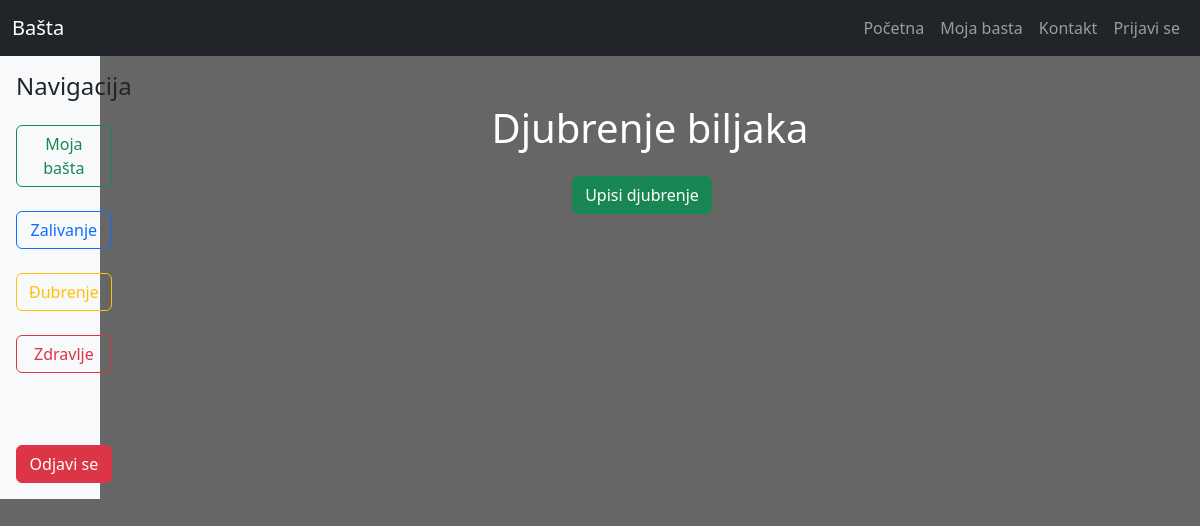
The app's page /Basta/pages/djubrenje.php (signed in), older data.
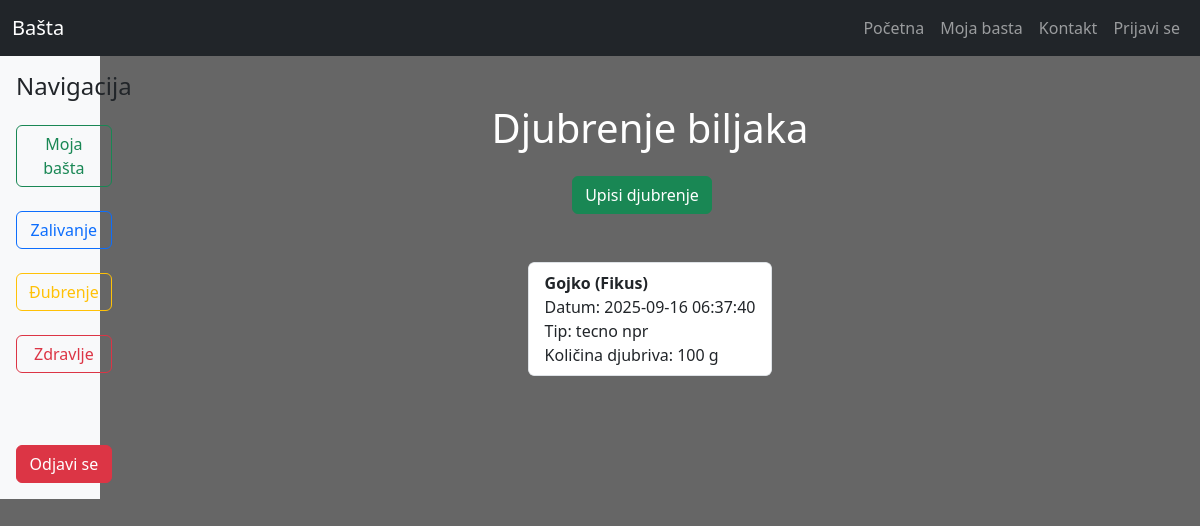
The same page, newer data.
### tables this page shows
CREATE TABLE IF NOT EXISTS `djubrenje` (
  `djubrenje_id` int NOT NULL AUTO_INCREMENT,
  `basta_id` int NOT NULL,
  `datum` datetime NOT NULL,
  `tip` varchar(30) NOT NULL,
  `kolicina` int NOT NULL,
  PRIMARY KEY (`djubrenje_id`),
  KEY `basta_id` (`basta_id`)
);

CREATE TABLE IF NOT EXISTS `basta` (
  `basta_id` int NOT NULL AUTO_INCREMENT,
  `korisnik_id` int NOT NULL,
  `biljka_id` int NOT NULL,
  `datum_dodavanja` datetime NOT NULL,
  `nadimak` varchar(30) DEFAULT NULL,
  `lokacija` varchar(30) NOT NULL,
  PRIMARY KEY (`basta_id`),
  KEY `korisnik_id` (`korisnik_id`,`biljka_id`),
  KEY `biljka_id` (`biljka_id`)
);

CREATE TABLE IF NOT EXISTS `biljke` (
  `biljka_id` int NOT NULL AUTO_INCREMENT,
  `naziv` varchar(50) NOT NULL,
  `latinski_naziv` varchar(50) NOT NULL,
  `tip` varchar(50) NOT NULL,
  `slika` varchar(255) NOT NULL,
  `zalivanje_dani` varchar(255) NOT NULL,
  `kolicina_vode` varchar(255) NOT NULL,
  `djubrenje_dani` varchar(255) NOT NULL,
  `tip_djubriva` varchar(255) NOT NULL,
  `osvetljenje` varchar(100) NOT NULL,
  PRIMARY KEY (`biljka_id`)
);

### Basta/classes/Djubrenje.php (called while the page is built, shortened)
<?php
class Djubrenje implements CrudInterface{
    private $conn;
    public function __construct($conn) {
        $this->conn = $conn;
    }
    public function djubrenjaPoKorisniku($korisnik_id) {
        $query = "
        SELECT
        djubrenje.datum,
        djubrenje.kolicina,
        djubrenje.tip,
        djubrenje.djubrenje_id,
        basta.nadimak,
        biljke.naziv
        FROM djubrenje
        INNER JOIN basta ON djubrenje.basta_id = basta.basta_id
        INNER JOIN biljke ON basta.biljka_id = biljke.biljka_id
        WHERE basta.korisnik_id = ?
        ORDER BY djubrenje.datum DESC";
        $stmt = $this->conn->prepare($query);
        $stmt->bind_param("i", $korisnik_id);
        $stmt->execute();
        $result = $stmt->get_result();
        return $result->fetch_all(MYSQLI_ASSOC);
    }
}

### Basta/pages/djubrenje.php (the view, shortened to what this page needs)
<?php
require_once '../config/db.php';
require_once '../classes/Djubrenje.php';
include '../includes/navbar.php';
$djubrenje = new Djubrenje($conn);
$korisnik_id = $_SESSION['korisnik_id'];
$podaci = $djubrenje->djubrenjaPoKorisniku($korisnik_id);
?>
<!DOCTYPE html>
<html>
<head>
    <link rel="stylesheet" href="../assets/css/style.css">
    <link href="https://cdn.jsdelivr.net/npm/bootstrap@5.3.3/dist/css/bootstrap.min.css" rel="stylesheet">
</head>
<body class="custom-bg">
    <div class="container-fluid">
        <div class="row">
            <?php include '../includes/navigacija.php';?>
            <div class="col-md-11 d-flex flex-column align-items-center p-5">
                <h1 class="text-center mb-4">Djubrenje biljaka</h1>
                <div class="d-flex justify-content-center mb-5">
                    <a href="upisi_djubrenje.php" class="btn btn-success me-3">Upisi djubrenje</a>
                </div>
                <div class="list-group overflow-auto" style="max-height: 500px;">
                    <?php foreach ($podaci as $z): ?>
                        <div class="list-group-item">
                            <strong><?= htmlspecialchars($z['nadimak']) ?> (<?= htmlspecialchars($z['naziv']) ?>)</strong><br>
                            Datum: <?= htmlspecialchars($z['datum']) ?><br>
                            Tip: <?= htmlspecialchars($z['tip']) ?><br>
                            Količina djubriva: <?= htmlspecialchars($z['kolicina']) ?> g
                        </div>
                        <?php endforeach; ?>
                    </div>
                </div>
            </div>
        </div>
</body>
</html>

Row changes from the older to the newer data that the page shows:
added djubrenje: basta.nadimak "Gojko", biljke.naziv "Fikus", datum "2025-09-16 06:37:40", tip "tecno npr", kolicina "100"
